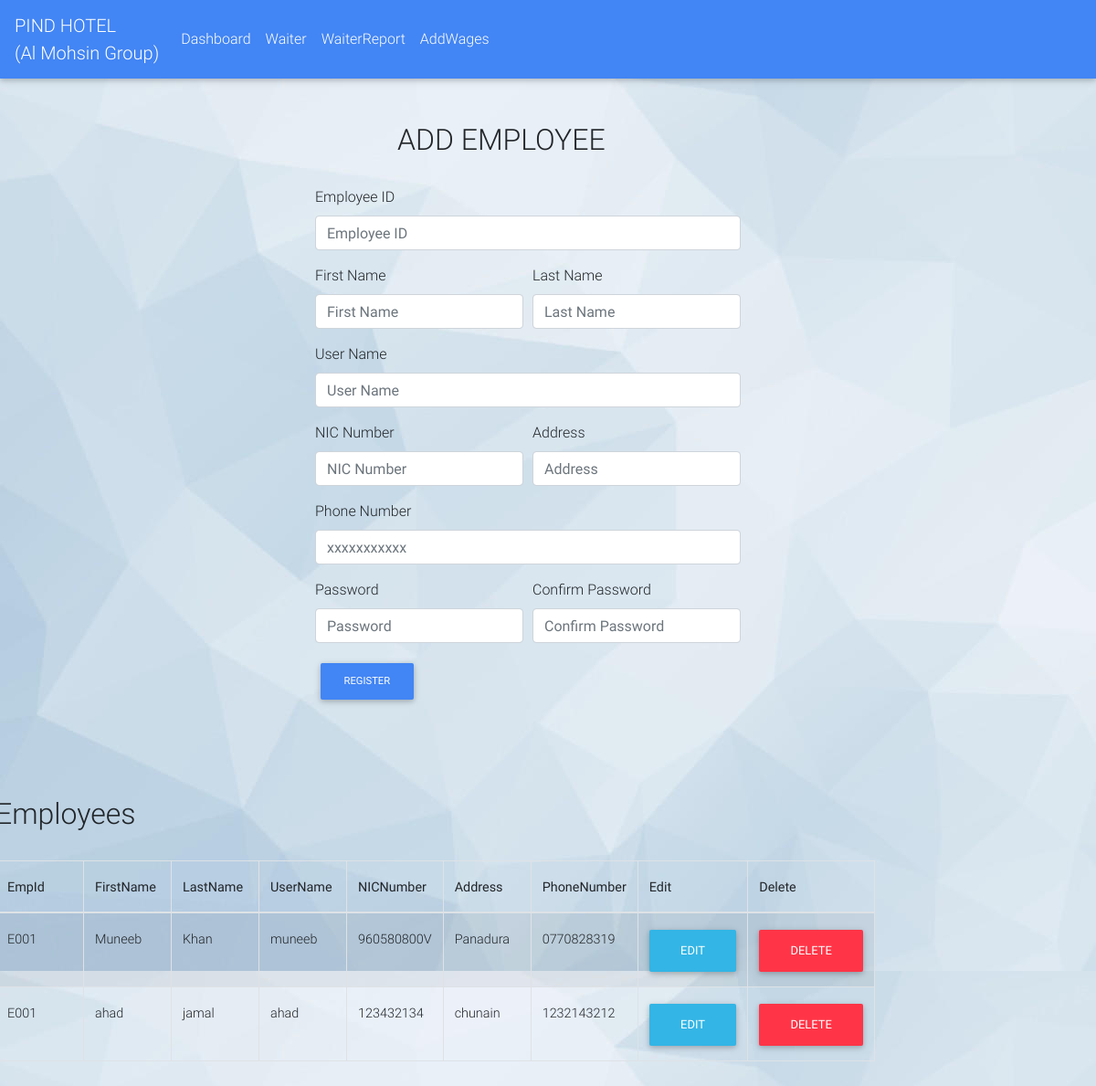
Page /addEmployee.php on the committed database.
### tables this page shows
CREATE TABLE `employee` (
  `id` int(20) NOT NULL,
  `EmpId` varchar(20) NOT NULL,
  `FirstName` varchar(100) NOT NULL,
  `LastName` varchar(100) NOT NULL,
  `UserName` varchar(50) NOT NULL,
  `NICNumber` varchar(20) NOT NULL,
  `Address` varchar(100) NOT NULL,
  `PhoneNumber` varchar(20) NOT NULL,
  `Password` varchar(50) NOT NULL,
  `acctype` int(11) NOT NULL DEFAULT 2
);

### addEmployee_process.php (called while the page is built, shortened)
<?php
$update = false;
$EmpId = '';
$FirstName = '';
$LastName = '';
$UserName = '';
$NICNumber = '';
$Address = '';
$PhoneNumber = '';
$Password = '';
?>

### addEmployee.php (the view, shortened to what this page needs)
<!DOCTYPE html>
<html lang="en">
<head>
  <link href="css/bootstrap.min.css" rel="stylesheet">
  <link href="css/mdb.min.css" rel="stylesheet">
  <link href="css/style.css" rel="stylesheet">
      <link rel="stylesheet" type="text/css" href="https://cdn.datatables.net/v/bs4/dt-1.10.18/datatables.min.css"/>
  <link rel="stylesheet" href="https://use.fontawesome.com/releases/v5.8.2/css/all.css">
</head>
<body background="bg3.jpg">
<nav class="navbar navbar-expand-lg navbar-dark primary-color">
    <a class="navbar-brand" href="Dashboard.php">PIND HOTEL <br>(Al Mohsin Group)</a>
    <div class="collapse navbar-collapse" id="basicExampleNav">
      <ul class="navbar-nav mr-auto">
        <li class="nav-item">
          <a class="nav-link" href="Dashboard.php">Dashboard
          </a>
        </li>
        <li class="nav-item dropdown">
          <a class="nav-link dropdown" href="waiter.php">Waiter</a>
        </li>
	<li class="nav-item dropdown">
          <a class="nav-link dropdown" href="waiterreport.php">WaiterReport</a>
        </li>
<li class="nav-item dropdown">
          <a class="nav-link dropdown" href="addwages.php">AddWages</a>
        </li>
      </ul>
    </div>
  </nav>
  <br><br>
  <div class="container">
    <div class="row"  style="margin-left:300px;">
      <div><h2 style="margin-left:90px;">ADD EMPLOYEE</h2>
        <br>
        <?php require_once 'addEmployee_process.php';?>
        <form id="addEmployee" method="POST" action="addEmployee_process.php">
         <div class="form-group">
            <label for="EmpId">Employee ID</label>
            <input type="text" class="form-control" id="EmpId" value="<?php echo $EmpId;?>" placeholder="Employee ID" name="EmpId">
          </div>
         <div class="form-row" >
           <div class="form-group col-md-6">
              <label for="FirstName">First Name</label>
              <input type="text" class="form-control" id="FirstName" value="<?php echo $FirstName; ?>" placeholder="First Name" name="FirstName" >
            </div>
            <div class="form-group col-md-6">
              <label for="LastName">Last Name</label>
              <input type="text" class="form-control" id="LastName" value="<?php echo $LastName;?>" placeholder="Last Name" name="LastName">
            </div>
          </div>
          <div class="form-group">
            <label for="UserName">User Name</label>
            <input type="text" class="form-control" id="UserName" value="<?php echo $UserName;?>" placeholder="User Name" name="UserName">
          </div>
          <div class="form-row">
            <div class="form-group col-md-6">
              <label for="NICNumber">NIC Number</label>
              <input type="text" class="form-control" id="NICNumber" value="<?php echo $NICNumber;?>" placeholder="NIC Number" name="NICNumber">
            </div>
            <div class="form-group col-md-6">
              <label for="Address">Address</label>
              <input type="text" class="form-control" id="Address" value="<?php echo $Address;?>" placeholder="Address" name="Address">
            </div>
          </div>
          <div class="form-group">
            <label for="PhoneNumber">Phone Number</label>
            <input type="text" class="form-control" id="PhoneNumber" value="<?php echo $PhoneNumber;?>" placeholder="xxxxxxxxxxx" name="PhoneNumber">
          </div>
          <div class="form-row">
            <div class="form-group col-md-6">
              <label for="Password">Password</label>
              <input type="password" class="form-control" id="Password" value="<?php echo $Password;?>" placeholder="Password" name="Password">
            </div>
            <div class="form-group col-md-6">
              <label for="ConfirmPassword">Confirm Password</label>
              <input type="password" class="form-control" id="ConfirmPassword" value="" placeholder="Confirm Password" name="ConfirmPassword">
            </div>
          </div>
          <?php
          if ($update == true):
          ?>
          <a href="addEmployee.php"><button type="submit" class="btn btn-primary btn-md" onclick="javascript: return validateaddEmployee();" name="UPDATE">UPDATE</button></a>
          <?php else: ?>
          <a href="addEmployee.php"><button type="submit" class="btn btn-primary btn-md" onclick="javascript: return validateaddEmployee();" name="REGISTER">REGISTER</button></a>
          <?php endif; ?>
        </form>
        </div>
      <br><br>
      <div style="margin-left:-350px;margin-top:100px"><h2>Employees</h2>
        <br>
        <?php
          $mysqli = new mysqli('localhost', 'ahad', '', 'restaurant') or die (mysqli_error($mysqli));
          $result = $mysqli->query("SELECT * FROM employee") or die($mysqli->error);
          ?>
        <table id="dtBasicExample" class="table table-striped table-bordered" cellspacing="0" width="100%">
            <thead>
              <tr>
                <th class="th-sm">EmpId
                </th>
                <th class="th-sm">FirstName
                </th>
                <th class="th-sm">LastName
                </th>
                <th class="th-sm">UserName
                </th>
                <th class="th-sm">NICNumber
                </th>
                <th class="th-sm">Address
                </th>
                <th class="th-sm">PhoneNumber
                </th>
                <th class="th-sm">Edit
                </th>
                <th class="th-sm">Delete
                </th>
              </tr>
            </thead>
            <?php
              while ($row = $result->fetch_assoc()):?>
              <tr>
                  <td><?php echo $row['EmpId']; ?></td>
                  <td><?php echo $row['FirstName']; ?></td>
                  <td><?php echo $row['LastName']; ?></td>
                  <td><?php echo $row['UserName']; ?></td>
                  <td><?php echo $row['NICNumber']; ?></td>
                  <td><?php echo $row['Address']; ?></td>
                  <td><?php echo $row['PhoneNumber']; ?></td>
                  <td><a href="addEmployee.php?edit=<?php echo $row['id']; ?>" class="btn btn-info">Edit</a></td>
                  <td><a href="addEmployee_process.php?delete=<?php echo $row['id']; ?>" class="btn btn-danger">Delete</a></td>
              </tr>
                  <?php endwhile; ?>
            </table>
      </div>
    </div>
  </div>
<br>
<br>
</body>
</html>

### rows in the picture
employee: EmpId "E001", FirstName "Muneeb", LastName "Khan", UserName "muneeb", NICNumber "960580800V", Address "Panadura", PhoneNumber "0770828319"
employee: EmpId "E001", FirstName "ahad", LastName "jamal", UserName "ahad", NICNumber "123432134", Address "chunain", PhoneNumber "1232143212"
